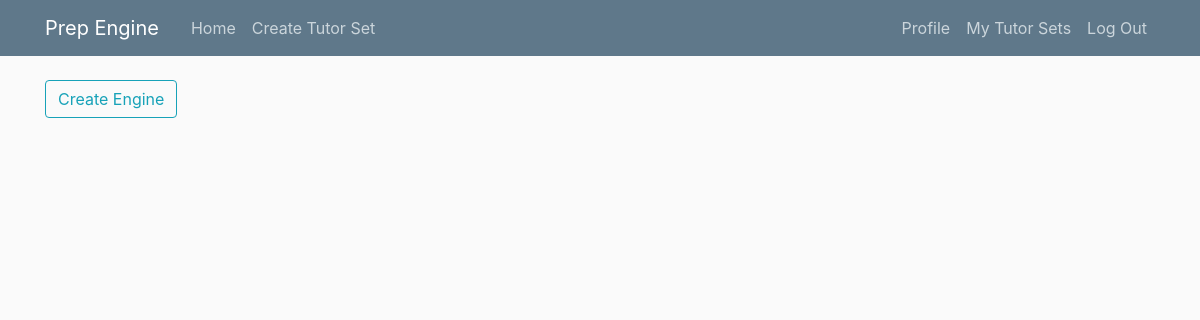
Before: /userTutorSets/TestUser (signed in) with the older database file.
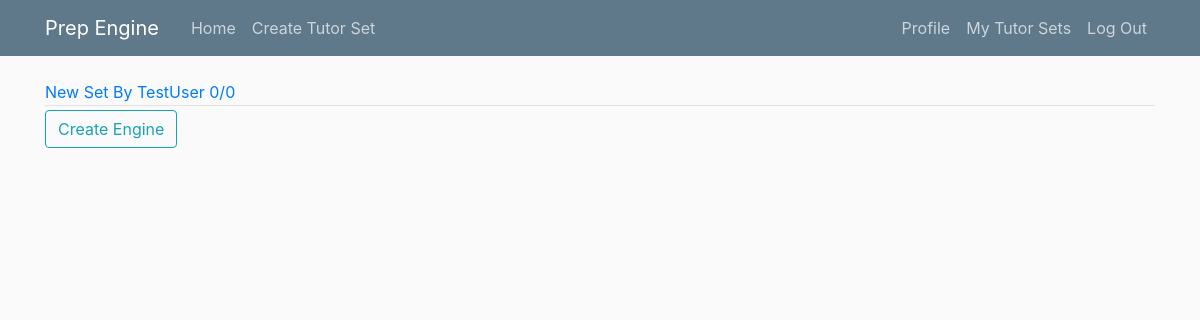
After: the same page with the newer database file.
### tutor_sets/models.py (models this page shows, shortened)
class TutorSet(models.Model):
    title = models.CharField(max_length=100)
    score = models.PositiveIntegerField(default=0)
    totalQuestions = models.PositiveIntegerField(default=0)
    author = models.ForeignKey(User, on_delete=models.CASCADE)

### home/views.py (the view)
# urls.py: path('userTutorSets/<str:username>', UserTutorSetListView.as_view(), name='user-tutorsets'),
class UserTutorSetListView(ListView):
    model = TutorSet
    template_name = 'home/user_tutorsets.html'
    context_object_name = 'tutorSets'
    paginate_by = 5
    def get_queryset(self):
        user = get_object_or_404(User, username=self.kwargs.get('username'))
        return TutorSet.objects.filter(author=user)

### home/templates/home/user_tutorsets.html (shortened to what this page needs)
{% extends "home/base.html" %}
{% block content %}
    {% if user.is_authenticated %}
        {% for tutorSet in tutorSets %}
        <a href="{% url 'tutorSet-detail' tutorSet.pk %}">
            <div class="article-metadata">
                {{ tutorSet.title }}
                {{ tutorSet.score }}/{{ tutorSet.totalQuestions }}
            </div>
        </a>
        {% endfor %}
        <div>
            <a class="btn btn-outline-info" href="{% url 'tutorSet-create' %}">Create Engine</a>
        </div>
    {% endif %}
{% endblock %}

Changed rows visible on the page:
added TutorSet: title "New Set By TestUser", score "0", totalQuestions "0"
